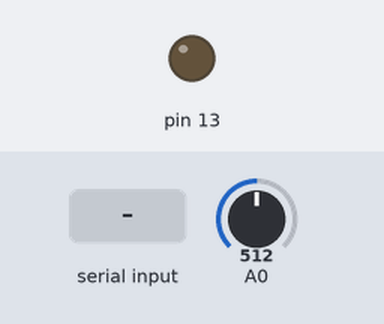
This sketch was run on a simulated Arduino Uno, built with avr-gcc and run on an emulated ATmega328P. On the bench: output pins drawn as LEDs (lit = HIGH). The inputs (shaded band) are chosen by the test bench; at power-on: A0 = 512. What the sketch prints to the serial monitor is not drawn.

Above: at 1.8 s.
1.9 s: "90,45\n" received over Serial
At 3.04 s:
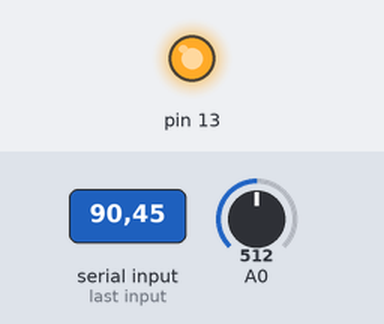
4.5 s: A0 set to 0
Timing chart, 0 to 7.5 s (numbered marks = the images above; inputs shaded):
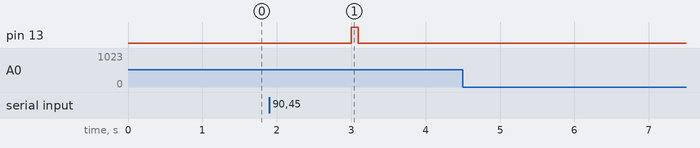

The sketch:

____________IOT___.ino
```cpp
void setup() {
  Serial.begin(9600);
  pinMode(13, OUTPUT);
}

void loop() {
  tem_sen();
  if(Serial.available()>0)
  {
    String input = Serial.readString();
    if(input != NULL)
    {
    int sec = input.toInt();
    digitalWrite(13, HIGH);
    delay(sec);
    digitalWrite(13, LOW);
    delay(sec);
    }
  }
}

void tem_sen()
{
  int s;
  s = analogRead(A0);
  Serial.println(th(s));
  delay(1000);
}

double th(int v) {
  double t;
  t = log(((10240000/v) - 10000));
  t = 1 /(0.001129148 + (0.000234125*t) + (0.0000000876741*t*t*t));
  t = t - 273.15;
  return t;
}
```

Measured:
- after the input at 1.9 s, pin 13: LOW → HIGH after 1.1 s, → LOW 0.09 s later
- after the input at 4.5 s, every drawn part: stays the same
